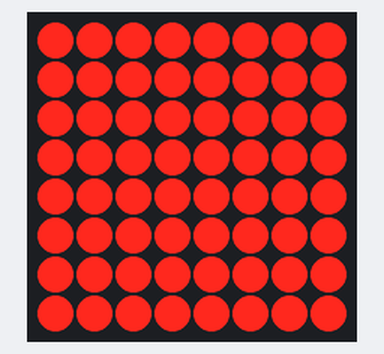
A program run on a simulated Arduino Uno, built with avr-gcc and run on an emulated ATmega328P. Shown: 8×8 LED matrix. Wiring (inferred from the names in the program): MAX7219 LED driver (orientation assumed): data pin 2; clock pin 4; CS pin 3.

Above: at 0.1 s.
At 9.11 s:
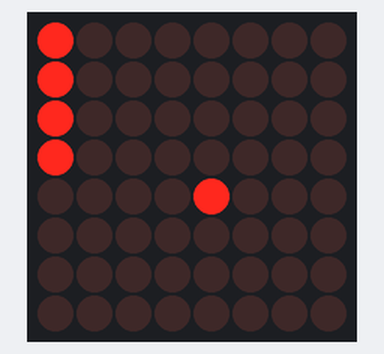
At 18.02 s:
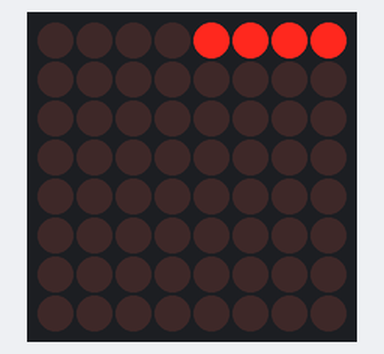
At 21.22 s:
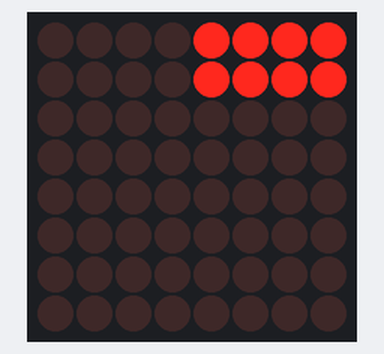
At 27.63 s:
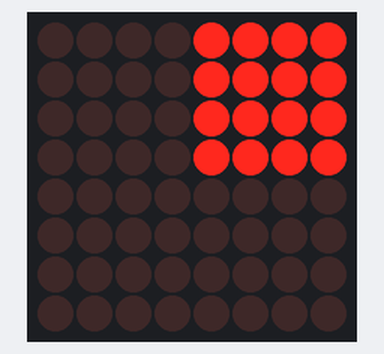
At 37.23 s:
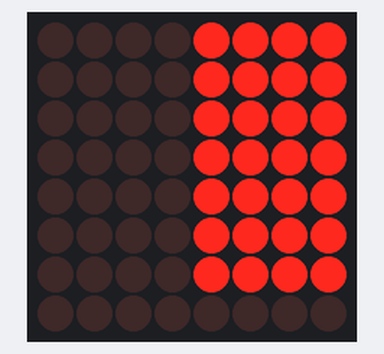

The program:

main.cpp
```cpp
#include <Arduino.h>
#define PIN_DIN  2
#define PIN_LOAD 3
#define PIN_CLK  4

#define REGISTER_DIGIT0       0x1
#define REGISTER_DIGIT1       0x2
#define REGISTER_DIGIT2       0x3
#define REGISTER_DIGIT3       0x4
#define REGISTER_DIGIT4       0x5
#define REGISTER_DIGIT5       0x6
#define REGISTER_DIGIT6       0x7
#define REGISTER_DIGIT7       0x8
#define REGISTER_DECODE_MODE  0x9
#define REGISTER_INTENSITY    0xA
#define REGISTER_SCAN_LIMIT   0xB
#define REGISTER_SHUTDOWN     0xC
#define REGISTER_DISPLAY_TEST 0xF

uint16_t buildCmd(uint8_t registerAddress, uint8_t data)
{
    return ((uint16_t)registerAddress << 8) | data;
}

void sendCmd(uint16_t cmd)
{
    // shift out 16 bits, MSB first
    for (int i = 0; i < 16; i++) {
        digitalWrite(PIN_CLK, LOW);
        // check if MSB bit is on
        if (cmd & 0x8000) {
            digitalWrite(PIN_DIN, HIGH);
        } else {
            digitalWrite(PIN_DIN, LOW);
        }
        digitalWrite(PIN_CLK, HIGH);
        cmd <<= 1;
    }

    // disable clock
    digitalWrite(PIN_CLK, LOW);
    // just in case
    digitalWrite(PIN_DIN, LOW);

    // latch the data
    digitalWrite(PIN_LOAD, LOW);
    digitalWrite(PIN_LOAD, HIGH);
    digitalWrite(PIN_LOAD, LOW);
}

void cmdShutdown(bool enable)
{
    uint8_t data = enable ? 0x00 : 0x01;
    uint16_t cmd = buildCmd(REGISTER_SHUTDOWN, data);
    sendCmd(cmd);
}

void cmdSetIntensity(uint8_t intensity)
{
    if (intensity > 15) {
        intensity = 15;
    }
    uint16_t cmd = buildCmd(REGISTER_INTENSITY, intensity);
    sendCmd(cmd);
}

void cmdSetScanLimit(uint8_t scanLimit)
{
    if (scanLimit > 7) {
        scanLimit = 7;
    }
    uint16_t cmd = buildCmd(REGISTER_SCAN_LIMIT, scanLimit);
    sendCmd(cmd);
}

void cmdSetDecodeMode(uint8_t decodeMode)
{
    uint16_t cmd = buildCmd(REGISTER_DECODE_MODE, decodeMode);
    sendCmd(cmd);
}

void cmdSetDisplayTest(bool enable)
{
    uint8_t data = enable ? 0x01 : 0x00;
    uint16_t cmd = buildCmd(REGISTER_DISPLAY_TEST, data);
    sendCmd(cmd);
}

void resetSegments()
{
    for (uint8_t i = 0; i < 8; i++) {
        // set all segments to blank
        uint16_t cmd = buildCmd(REGISTER_DIGIT0 + i, 0x0);
        sendCmd(cmd);
    }
}

void setup()
{
    pinMode(PIN_DIN, OUTPUT);
    pinMode(PIN_CLK, OUTPUT);
    pinMode(PIN_LOAD, OUTPUT);

    digitalWrite(PIN_LOAD, LOW);
    digitalWrite(PIN_CLK, LOW);
    digitalWrite(PIN_DIN, LOW);
}

void loop()
{
    // Example usage
    cmdShutdown(false); // Wake up the display
    cmdSetIntensity(1);
    cmdSetDisplayTest(true); // test operation
    delay(2000);

    // Display a pattern on the 8 digits
    cmdSetDisplayTest(false); // Disable test mode
    cmdSetScanLimit(7); // Enable all 8 digits
    cmdSetIntensity(0); // lowest intensity
    cmdSetDecodeMode(0); // no decode mode

    resetSegments();
    for (uint8_t i = 0; i < 8; i++) {
        for (uint8_t j = 0; j < 8; j++) {
            uint8_t pattern = 1 << j;
            uint16_t cmd = buildCmd(REGISTER_DIGIT0 + i, pattern); // show only one segment
            sendCmd(cmd);
            delay(200);
        }
    }

    resetSegments();
    // use bcd
    cmdSetDecodeMode(0xFF); // BCD mode for all digits
    for (uint8_t i = 0; i < 8; i++) {
        // note that 0xF or 15 means blank, so will set off that digit
        // after showing it
        for (uint8_t j = 0; j < 16; j++) {
            uint16_t cmd = buildCmd(REGISTER_DIGIT0 + i, j); // display digit
            sendCmd(cmd);
            delay(200);
        }
    }
}
```

Measured:
- what the display in image 2 shows lasts 0.4 s, from 17.8 s to 18.2 s
